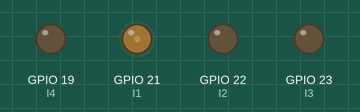
A sketch run on a simulated ESP32. Parts: output pins drawn as LEDs (lit = HIGH).

Above: at 0.1 s.
At 5.1 s:
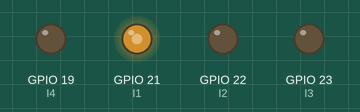
At 10.1 s:
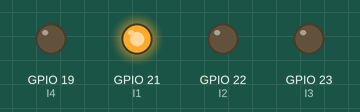
At 18.6 s:
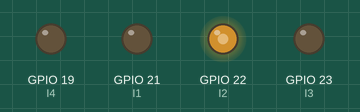
At 27.1 s:
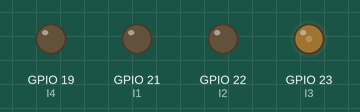
At 37.1 s:
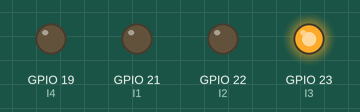
Timing chart, 0 to 40.0 s (numbered marks = the images above):
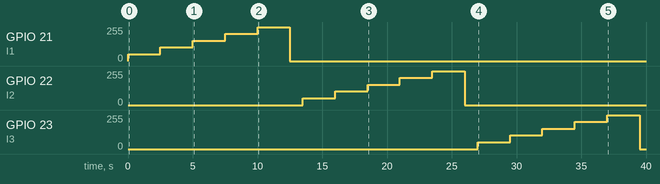

The sketch:

ctrl_vitesse.ino
```cpp
/**
 *
 * e-mail : rachelsysteme@gmail.com
 * gitHub : https://github.com/RS-malik-el
 * Donation : paypal.me/RachelSysteme
 *
 * @AUTEUR : Exaucé KIMBEMBE / @OpenProgramming
 * DATE : 15/04/2023
 *
 * @Board : esp32
 *
 *  Ce code utilise un L298N pour contrôler deux moteurs.
 *  Les entrées IN1, IN2, IN3 et IN4 sont utilisées pour déterminer
 *  le sens de rotation des moteurs. Utilise les PWM pour contrôler la vitesse.
*/


#ifndef ESP32
#error "Ce code ne fonctionne que sur une carte ESP 32, selectionner la bonne carte"
#endif

// Pins driver L298N
#define I1 21
#define I2 22
#define I3 23
#define I4 19
// Paramètre PWM
#define FREQ  1000
#define CHANNEL_I1  0
#define CHANNEL_I2  1
#define CHANNEL_I3  2
#define CHANNEL_I4  3
#define RESOLUTION  8 // 8 bits (0 - 255)

void moteur(int channel_1, int channel_2);

void setup(){
	// Pin définit comme une sortie
	pinMode(I1, OUTPUT);
	pinMode(I2, OUTPUT);
	pinMode(I3, OUTPUT);
	pinMode(I4, OUTPUT);
	//Initialisation du canal PWM
    ledcSetup(CHANNEL_I1, FREQ, RESOLUTION); // Configure le canal pmw
    ledcSetup(CHANNEL_I2, FREQ, RESOLUTION); // Configure le canal pmw
    ledcSetup(CHANNEL_I3, FREQ, RESOLUTION); // Configure le canal pmw
    ledcSetup(CHANNEL_I4, FREQ, RESOLUTION); // Configure le canal pmw
    ledcAttachPin(I1, CHANNEL_I1); // Attache le pin au canal pwm
    ledcAttachPin(I2, CHANNEL_I2); // Attache le pin au canal pwm
    ledcAttachPin(I3, CHANNEL_I3); // Attache le pin au canal pwm
    ledcAttachPin(I4, CHANNEL_I4); // Attache le pin au canal pwm
}

void loop(){
	// Moteur 1
	moteur(CHANNEL_I1,CHANNEL_I2); // sens 1
	moteur(CHANNEL_I2,CHANNEL_I1); // sens 2
	// Moteur 2
	moteur(CHANNEL_I3,CHANNEL_I4); // sens 1
	moteur(CHANNEL_I4,CHANNEL_I3); // sens 2
}

void moteur(int channel_1, int channel_2){
	ledcWrite(channel_2, 0); // Définit le signal de sortie du canal
	for (int i = 20; i <= 100; i+=20){
    	ledcWrite(channel_1, map(i,0,100,0,255)); // Définit le signal de sortie du canal
    	delay(2500);
	}
	// Arrêt moteur
	ledcWrite(channel_1, 0);
	ledcWrite(channel_2, 0);
	delay(1000);
}
```

Measured:
- by itself, GPIO 21 (I1), GPIO 22 (I2), GPIO 23 (I3): rises from 0/255 to 255/255 in 10.0 s, then falls to 0/255 in 2.5 s
